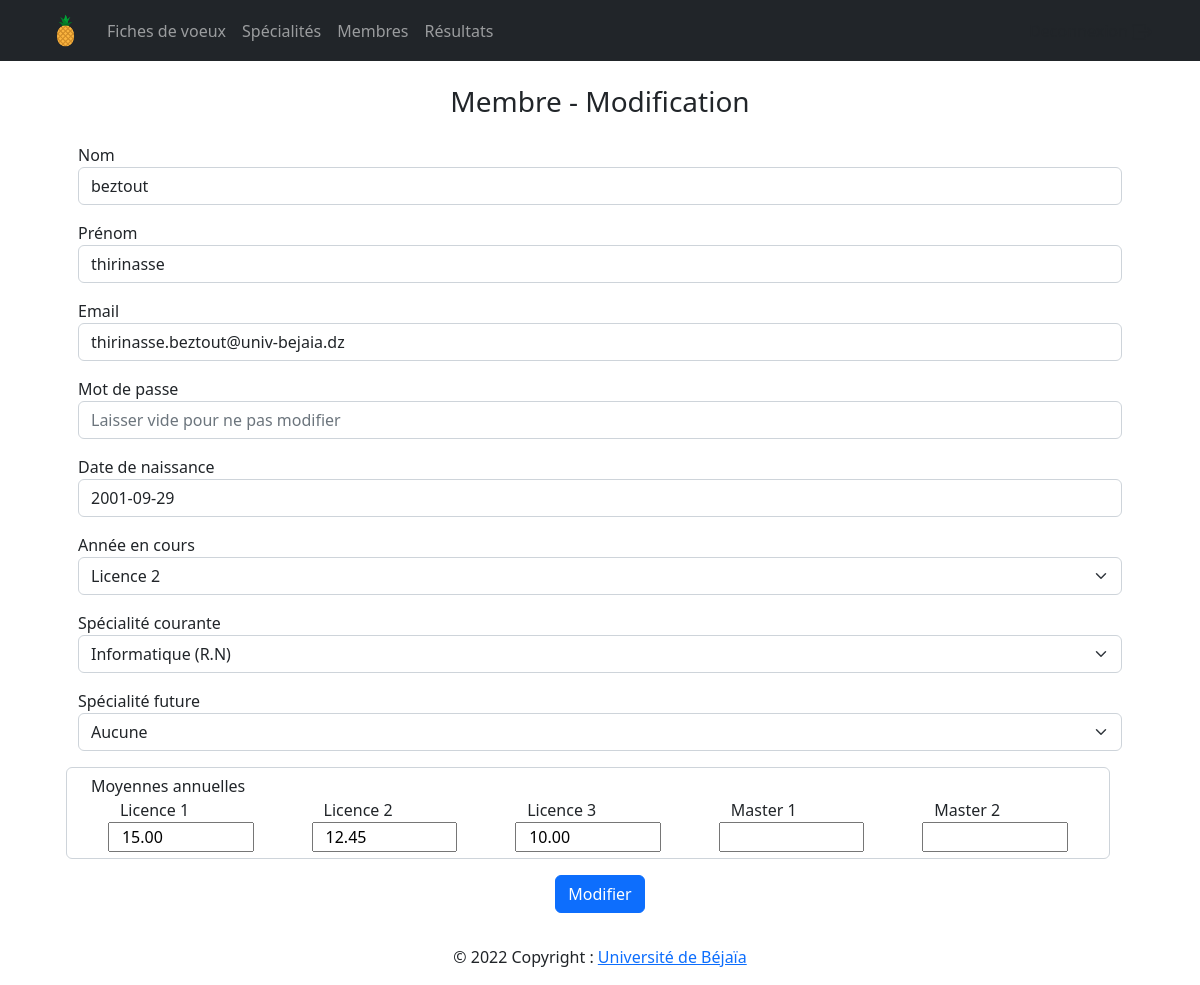
Screenshot of /dashboard/membres/edit.php?id=1001 (signed in) with the database file from the repository.
### tables this page shows
CREATE TABLE Utilisateur (
	idUser int NOT NULL AUTO_INCREMENT ,
	nom varchar(30) NOT NULL,
	prenom varchar(30) NOT NULL,
	dateNaiss date NOT NULL,
	email varchar(90) NOT NULL UNIQUE,
	password varchar(40) NOT NULL,
	isAdmin boolean NOT NULL default false,
	userType varchar(30) NOT NULL default 'etd',
	licenceTrois boolean default false,
	anneeCourante int,
	specialiteCourante int,
	specialiteFuture int,
	
	CONSTRAINT pk_utilisateur PRIMARY KEY (idUser),
	CONSTRAINT fk_utilisateur_anneeEtud FOREIGN KEY(anneeCourante) REFERENCES AnneeEtud(idAnneeEtud) ON DELETE SET NULL ON UPDATE CASCADE,
	CONSTRAINT fk_utilisateur_specialite1 FOREIGN KEY(specialiteCourante) REFERENCES Specialite(idSpecialite) ON DELETE SET NULL ON UPDATE CASCADE,
	CONSTRAINT fk_utilisateur_specialite2 FOREIGN KEY(specialiteFuture) REFERENCES Specialite(idSpecialite) ON DELETE SET NULL ON UPDATE CASCADE
	
	) AUTO_INCREMENT=1000 ,;

CREATE TABLE Moyenne (
	idUser int,
	idAnneeEtud int,
	idSpecialite int,
	moyenne float,
	rattrapage int,
	redouble int,
	dette int,
	
	CONSTRAINT pk_moyenne PRIMARY KEY(idUser,idAnneeEtud,idSpecialite),
	CONSTRAINT fk_Moyenne_Utilisateur FOREIGN KEY (idUser) REFERENCES Utilisateur(idUser) ON DELETE CASCADE ON UPDATE CASCADE,
	CONSTRAINT fk_Moyenne_AnneeEtude FOREIGN KEY (idAnneeEtud) REFERENCES AnneeEtud(idAnneeEtud) ON DELETE CASCADE ON UPDATE CASCADE,
	CONSTRAINT fk_Moyenne_specialite FOREIGN KEY (idSpecialite) REFERENCES Specialite(idSpecialite) ON DELETE CASCADE ON UPDATE CASCADE
	);

### queries/utilisateurs.php (called while the page is built, shortened)
<?php
    include_once __DIR__.'/../queries/fiches.php';
    include_once __DIR__.'/../queries/moyenne.php';
    include_once __DIR__.'/../queries/voeux.php';
    function getUserById($id) {
        global $bdd;
        try {
            $request = $bdd->prepare("SELECT * FROM Utilisateur WHERE idUser=?");
            $request->execute(array($id));
            $result = $request->fetch(PDO::FETCH_OBJ);
            return $result;
        } catch (PDOException $e) {
            echo $e;
        }
    }
?>

### queries/specialite.php (called while the page is built, shortened)
<?php
    include_once __DIR__.'/../Model/connexionBDD.php';
function getSpecialites() {
    global $bdd;
    try {
        $request = $bdd->prepare("SELECT * FROM specialite");
        $request->execute();
        $result = $request->fetchAll(PDO::FETCH_OBJ);
        return $result;
    } catch (PDOException $e) {
        echo $e;
    }
}
?>

### queries/moyenne.php (called while the page is built, shortened)
<?php
include_once __DIR__.'/../Model/connexionBDD.php';
function getMoyenneByUserAnnee($id,$annee) {
    global $bdd;
    try {
        $request = $bdd->prepare("SELECT * FROM Moyenne WHERE idUser=? AND idAnneeEtud=?");
        $request->execute(array($id,$annee));
        $result = $request->fetch(PDO::FETCH_OBJ);
        return $result;
    } catch (PDOException $e) {
        echo $e;
    }
}
?>

### Controller/specialites.php (the view, shortened to what this page needs)
<?php
include_once __DIR__.'/../queries/specialite.php';
function remplirSpeciaWithValue($id) {
    $listSpecialite = getSpecialites();
    foreach ($listSpecialite as $elem) {
        $idSpec = $elem->idSpecialite;
        $nomSpec = $elem->nomSpecialite;
        if ($idSpec==$id) {
            echo '<option value="'.htmlentities($idSpec,ENT_QUOTES,"ISO-8859-1").'" selected>'.htmlentities($nomSpec,ENT_QUOTES,"ISO-8859-1").'</option>';
        } else {
            echo '<option value="'.htmlentities($idSpec,ENT_QUOTES,"ISO-8859-1").'">'.htmlentities($nomSpec,ENT_QUOTES,"ISO-8859-1").'</option>';
        }
    }
}

### dashboard/membres/edit.php (shortened to what this page needs)
<?php
include_once '../../Controller/specialites.php';
include_once '../../View/header.php';
include_once '../../Model/Utilisateur.php';
include_once '../../queries/utilisateurs.php';
include_once '../../queries/moyenne.php';
if (isset($_GET['id'])) {
    $id = (int)$_GET['id'];
    $user = getUserById($id);
    $typeUser = $user->userType;
    $nomUser = $user->nom;
    $prenomUser = $user->prenom;
    $dateNaissUser = $user->dateNaiss;
    $emailUser = $user->email;
    if ($typeUser=='etd') {
        $mL1 = getMoyenneByUserAnnee($id,1);
        $mL2 = getMoyenneByUserAnnee($id,2);
        $mL3 = getMoyenneByUserAnnee($id,3);
        $mM1 = getMoyenneByUserAnnee($id,4);
        $mM2 = getMoyenneByUserAnnee($id,5);
        if ($mL1) {
            $moyL1 = $mL1->moyenne;
            } else {
                $moyL1 = '';
            }
        if ($mL2) {
            $moyL2 = $mL2->moyenne;
            } else {
                $moyL2 = '';
            }
        if ($mL3) {
            $moyL3 = $mL3->moyenne;
            } else {
                $moyL3 = '';
            }
        if ($mM1) {
            $moyM1 = $mM1->moyenne;
            } else {
                $moyM1 = '';
            }
        if ($mM2) {
            $moyM2 = $mM2->moyenne;
            } else {
                $moyM2 = '';
            }
        $anneeCouranteUser = $user->anneeCourante;
        $specialiteCouranteUser = $user->specialiteCourante;
    }
}
?>
<div class="container p-3 mt-2 text-center">
    <h3 class="titrePage">Membre - Modification</h3>
</div>
<div class="container mx-auto px-5">
    <form method="POST" action="edit.php?id=<?= $id ?>">
        <div class="form-group mb-3">
            <label class="myLabel" for="addUserNom">Nom</label>
            <input class="form-control" type="text" name="addUserNom" id="addUserNom" placeholder="Nom" required value="<?= htmlentities($nomUser) ?>">
        </div>
        <div class="form-group mb-3">
            <label class="myLabel" for="addUserPrenom">Prénom</label>
            <input class="form-control" type="text" name="addUserPrenom" id="addUserPrenom" placeholder="Prénom" required value="<?= htmlentities($prenomUser) ?>">
        </div>
        <div class="form-group mb-3">
            <label class="myLabel" for="addUserEmail">Email</label>
            <input class="form-control" type="text" name="addUserEmail" id="addUserEmail" placeholder="Email" required value="<?= htmlentities($emailUser) ?>">
        </div>
        <div class="form-group mb-3">
            <label class="myLabel" for="addUserMdp">Mot de passe</label>
            <input class="form-control" type="password" name="addUserMdp" id="addUserMdp" placeholder="Laisser vide pour ne pas modifier" autocomplete="off">
        </div>
        <div class="form-group mb-3">
            <label class="myLabel" for="addUserDate">Date de naissance</label>
            <input class="form-control" type="text" name="addUserDate" id="addUserDate" placeholder="Date de naissance" autocomplete="off" required value="<?= htmlentities($dateNaissUser) ?>">
        </div>
        <div class="form-group mb-3" id="addUserAnneeDiv">
            <label class="myLabel" for="addUserAnnee">Année en cours</label>
            <select class="form-select" aria-label="Etat" id="addUserAnnee" name="addUserAnnee">
                <option value="2" <?php if ($typeUser=='etd' && $anneeCouranteUser==2) echo 'selected'?>>Licence 2</option>
            </select>
        </div>
        <div class="form-group mb-3" id="addUserSpeciaDiv">
            <label class="myLabel" for="addUserSpecia">Spécialité courante</label>
            <select class="form-select" aria-label="Etat" id="addUserSpecia" name="addUserSpecia" >
                <?php if ($typeUser=='etd') remplirSpeciaWithValue($specialiteCouranteUser) ?>
            </select>
        </div>
        <div class="form-group mb-3" id="addUserSpeciaFutureDiv">
            <label class="myLabel" for="addUserSpeciaFuture">Spécialité future</label>
            <select class="form-select" aria-label="Etat" id="addUserSpeciaFuture" name="addUserSpeciaFuture" >
                <option value="0" selected >Aucune</option>
            </select>
        </div>
        <div class="form-control ml-2 mb-3 row d-flex justify-content-around" id="moyenneDiv">
        <label class="myLabel" for="moyenneDiv">Moyennes annuelles</label>
            <div class="col-2 row">
                <label for="moyL1">Licence 1</label>
                <input type="number" name="moyL1" id="moyL1" value="<?php if ($typeUser=='etd' && $moyL1) echo sprintf('%.2f',htmlentities($moyL1)) ?>" step="any">
            </div>
            <div class="col-2 row">
                <label for="moyL2">Licence 2</label>
                <input type="number" name="moyL2" id="moyL2" value="<?php if ($typeUser=='etd' && $moyL2) echo sprintf('%.2f',htmlentities($moyL2)) ?>" step="any">
            </div>
            <div class="col-2 row">
                <label for="moyL3">Licence 3</label>
                <input type="number" name="moyL3" id="moyL3" value="<?php if ($typeUser=='etd' && $moyL3) echo sprintf('%.2f',htmlentities($moyL3)) ?>" step="any">
            </div>
            <div class="col-2 row">
                <label for="moyM1">Master 1</label>
                <input type="number" name="moyM1" id="moyM1" value="<?php if ($typeUser=='etd' && $moyM1) echo sprintf('%.2f',htmlentities($moyM1))  ?>" step="any">
            </div>
            <div class="col-2 row">
                <label for="moyM2">Master 2</label>
                <input type="number" name="moyM2" id="moyM2" value="<?php if ($typeUser=='etd' && $moyM2) echo sprintf('%.2f',htmlentities($moyM2)) ?>" step="any">
            </div>
        </div>
        <div class="form-group mb-3 text-center">
            <button class="btn btn-primary" type="submit">Modifier</button>
        </div>
    </form>
</div>
<?php
include_once '../../View/footer.php';
?>

### rows the page displays
utilisateur: addUserNom "beztout", addUserPrenom "thirinasse", addUserEmail "thirinasse.beztout@univ-bejaia.dz", addUserDate "2001-09-29", addUserAnnee "Licence 2"
moyenne: moyL1 "15.00"
moyenne: moyL2 "12.45"
moyenne: moyL3 "10.00"

### other values shown
form field addUserSpecia "Informatique (R.N)"
